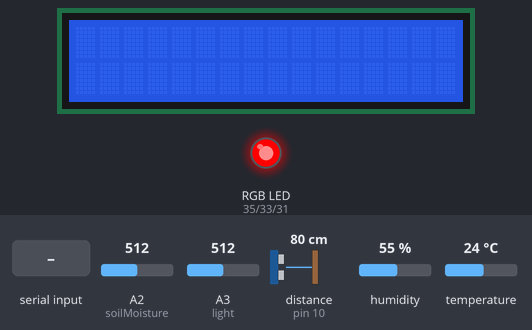
The sketch below on a simulated Arduino Mega 2560, built with avr-gcc and run on an emulated ATmega2560. On the bench: 16×2 character LCD, an RGB LED mixed from three pins (HIGH = lit). The test bench sets the inputs (shaded band); at power-on: distance to the obstacle (sensor on pin 10) 80 cm, A2 (soilMoisture) = 512, A3 (light) = 512, humidity 55 %, temperature 24 °C. The echo pulse lasts 58.3 µs per cm; pins used as bus, display or sensor lines are not drawn; what the sketch prints to the serial monitor is not drawn.

Above: at 1.1 s.
1.2 s: "," received over the second serial link
At 3.4 s:
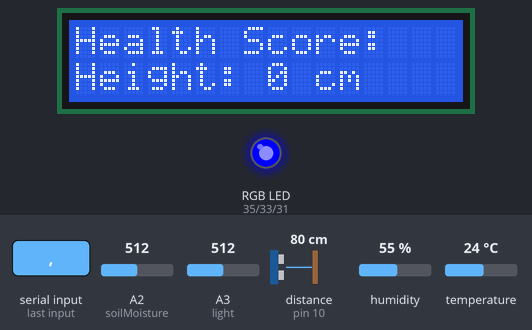
3.7 s: distance to the obstacle (sensor on pin 10) set to 2 cm
At 4.6 s:
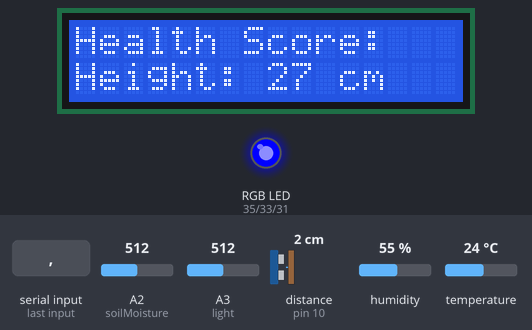
5.7 s: "1" received over the second serial link
At 8.4 s:
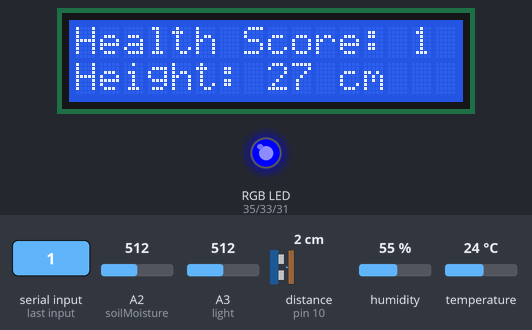
8.7 s: distance to the obstacle (sensor on pin 10) set to 4 cm
At 9.6 s:
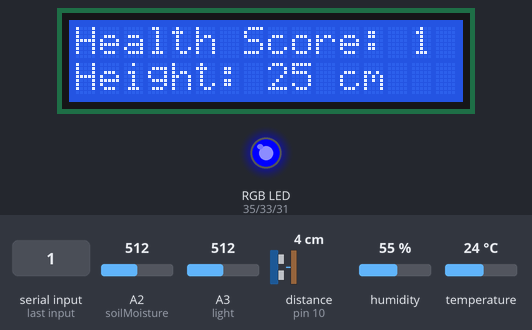
10.7 s: distance to the obstacle (sensor on pin 10) set to 9 cm
At 11.7 s:
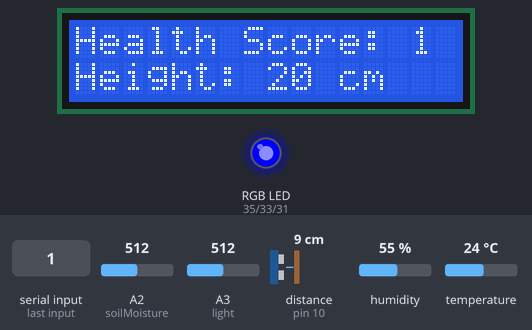
Timing chart, 0 to 13.7 s (numbered marks = the images above; inputs shaded):
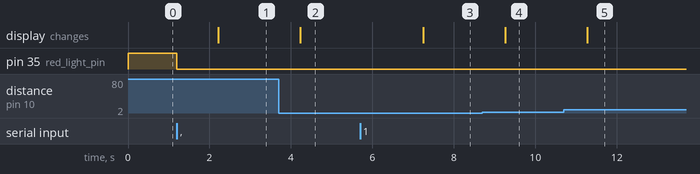

Measured:
- after the input at 1.2 s, pin 31 (blue_light_pin): LOW → HIGH at once; pin 35 (red_light_pin): HIGH → LOW at once; the display: changes after 1.0 s (image 1)
- after the input at 3.7 s, the display: changes after 0.53 s (image 2)
- after the input at 5.7 s, the display: changes after 1.5 s (image 3)
- after the input at 8.7 s, the display: changes after 0.56 s (image 4)
- after the input at 10.7 s, the display: changes after 0.58 s (image 5)

The sketch:

H2Grow.ino
```cpp
#include <dht.h>
#include <LiquidCrystal.h>
LiquidCrystal lcd(2, 3, 4, 5, 6, 7);
dht DHT;


// defines pins numbers
const int trigPin = 11;
const int echoPin = 10;
const int soilMoisture = A2;
const int pump = A0;
const int tempHum = 8;
const int light = A3;
const int button = 25;

const int red_light_pin = 35;
const int green_light_pin = 33;
const int blue_light_pin = 31;
int timer = 0;
int c;
int d;
String f = "";

bool buttonState = 0;

// defines variables
long duration;
int distance;
void RGB_color(int red_light_value, int green_light_value, int blue_light_value)
 {
  analogWrite(red_light_pin, red_light_value);
  analogWrite(green_light_pin, green_light_value);
  analogWrite(blue_light_pin, blue_light_value);
 }

void setup() {
RGB_color(255, 0, 0);
lcd.begin(16, 2);
pinMode(trigPin, OUTPUT); // Sets the trigPin as an Output
pinMode(echoPin, INPUT); // Sets the echoPin as an Input
Serial.begin(9600); // Starts the serial communication
Serial3.begin(9600);
int chk = DHT.read11(8);
c = DHT.temperature;
d = DHT.humidity;

while (Serial3.available() == 0)
{

}
RGB_color(0, 0, 255);
}

void loop() {

lcd.setCursor(0, 0);
// Clears the trigPin
digitalWrite(trigPin, LOW);
delayMicroseconds(2);
// Sets the trigPin on HIGH state for 10 micro seconds
digitalWrite(trigPin, HIGH);
delayMicroseconds(10);
digitalWrite(trigPin, LOW);
// Reads the echoPin, returns the sound wave travel time in microseconds
duration = pulseIn(echoPin, HIGH);
// Calculating the distance
distance= duration*0.034/2;
distance = 28-distance;
if (abs(distance) > 100)
  distance = 27;
if (distance<=0)
  distance = 0;
// Prints the distance on the Serial Monitor
String s = "";
s+= distance;
s+= ",";
int a = analogRead(soilMoisture);
a /= 20;
s+=a;
s += ",";
int b = analogRead(light);
b = b/10;
b = 100-b;
s += b;
s += ",";

 c = DHT.temperature;
 d = DHT.humidity;
s += c;
s += ",";
s += d;


Serial.println(s);
Serial3.println(s);

  if(Serial3.available()>0)
  {
   f = Serial3.readString();
  }


  int z = f.indexOf(",");
  String q = f.substring(0, z);
  String motor = f.substring(z+1);
  // pump motor thing
  lcd.clear();
  lcd.print("Health Score: ");

  lcd.print(q);

  lcd.setCursor(0, 1);

  lcd.print("Height: ");
  lcd.print(distance);
  lcd.print(" cm");


delay(1000);
}
```
